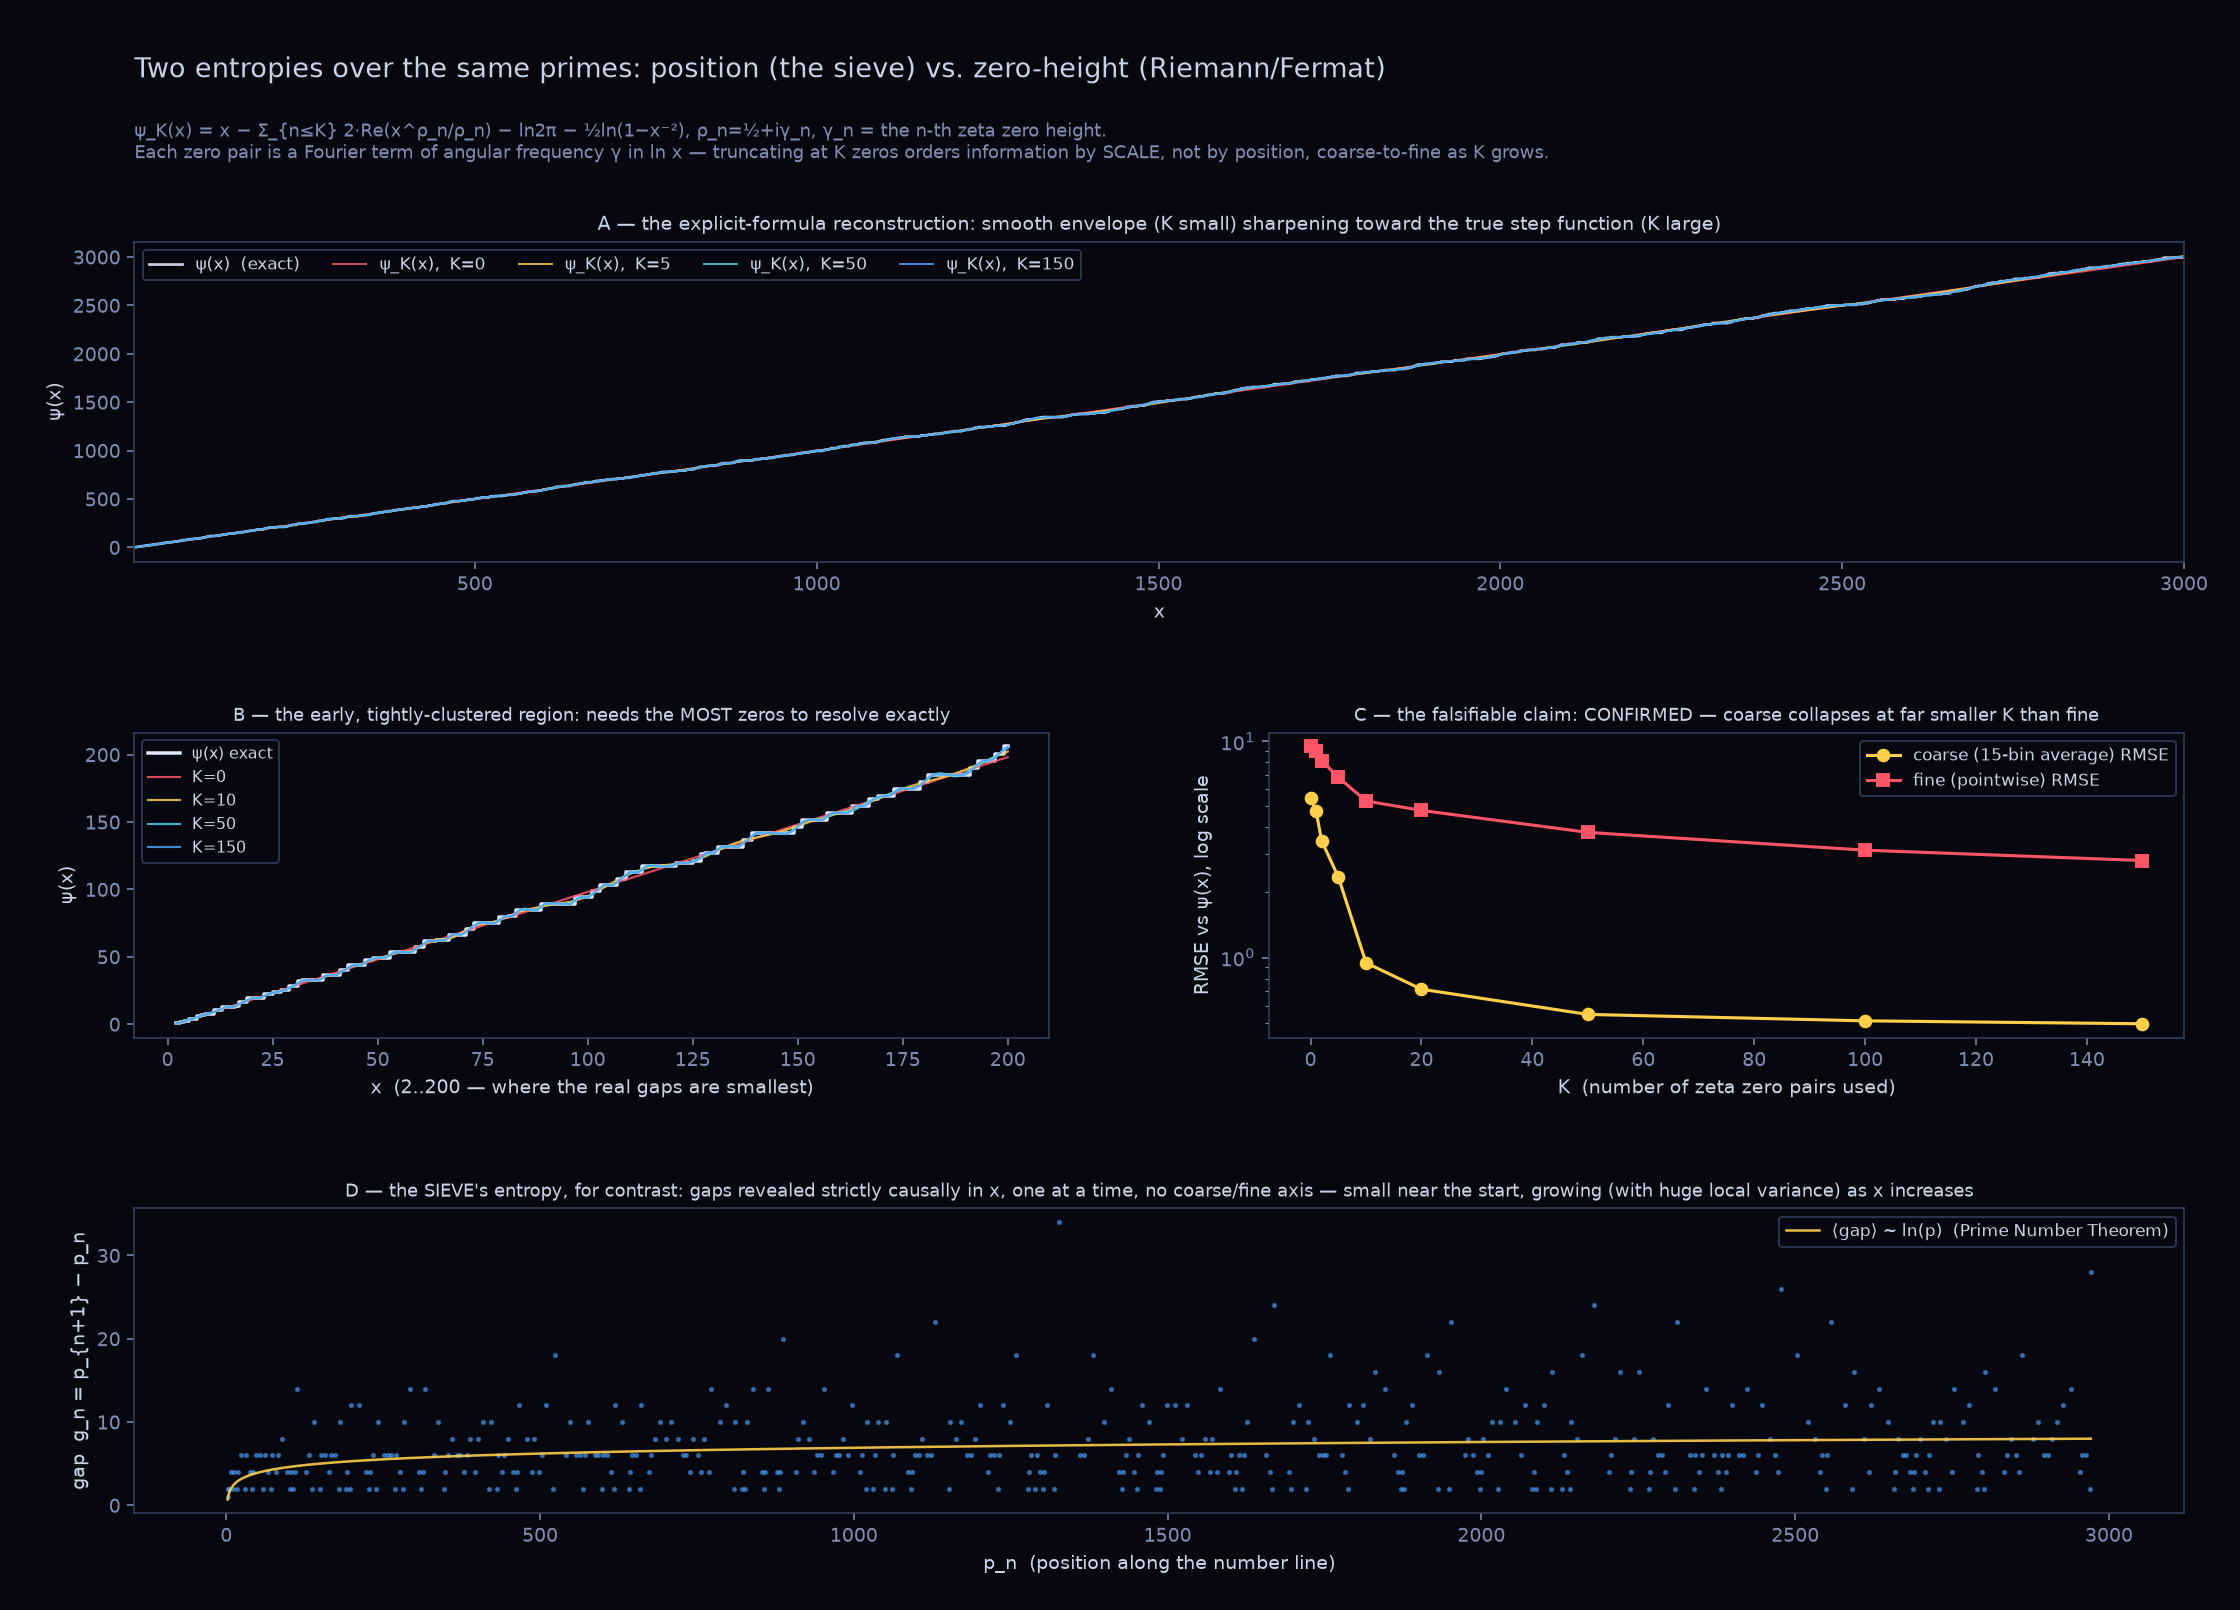

Reproduce this figure in Python.
#!/usr/bin/env python3
"""
fermat_riemann_entropy.py — two different entropies over the same primes
=========================================================================

Cody, 2026-09-13: Fermat's factor-structure (the composites, the spaces
BETWEEN the primes) looked at "from across the boundary" (σ ↔ 1−σ, the
functional equation) by Riemann's zeta zeros, top-down — the claim is that
this exposes the GREATEST gaps first and only sharpens to the small, early
gaps as more zero-content is added; a claim this file makes FALSIFIABLE
rather than argued.

THE MECHANISM (not an analogy — the literal explicit formula):

    ψ(x) = x − Σ_ρ x^ρ/ρ − ln(2π) − ½ln(1−x⁻²)          (von Mangoldt/Riemann)

Pair each zero ρ=½+iγ with its conjugate 1−ρ̄ (required for convergence —
this sum is only conditionally convergent) and the pair collapses to

    2·Re(x^ρ/ρ) = (2/|ρ|)·√x·cos(γ·ln x − arg ρ)

— a literal Fourier term in ln x with ANGULAR FREQUENCY γ. Truncating the
sum at the first K zeros (ordered by |γ|, the only way the sum is ever
computed) is therefore exactly a low-pass reconstruction: γ is the axis
"top-down" moves along, and it is ORTHOGONAL to x — each new zero refines
the WHOLE range at once, unlike a sieve, which reveals gap information
strictly causally in x and never revisits a range once past it.

THE FALSIFIABLE CLAIM: if low-|γ| zeros really do carry coarse (large-
scale, "greatest spaces") structure and only high-|γ| zeros carry fine
(small-scale, individual-gap) structure, then a COARSE-GRAINED error
against the true ψ(x) should collapse at much smaller K than a
FINE-GRAINED (pointwise) error does. If both collapse at the same rate,
the claim is false — the zeros carry uniform, scale-blind information and
"top-down" is not a meaningful direction. Panel C measures exactly this,
with no interpretation baked in before the numbers come back.

Panel D is the OTHER entropy for contrast: the sieve's own reveal of gap
structure — strictly positional, strictly causal in x, no coarse/fine axis
at all. The two panels are not the same kind of plot on purpose.

Zeros: mpmath.zetazero(n), arbitrary precision, cached to
fermat_riemann_zeros_cache.json (repeat runs skip the ~20s/100-zero cost).
Output: render/fermat_riemann_entropy.png
"""
import os
import json
import math
import time
import numpy as np
import matplotlib
matplotlib.use('Agg')
import matplotlib.pyplot as plt

_HERE = os.path.dirname(os.path.abspath(__file__))
BG = '#07070f'; FG = '#c9d3e6'; GREY = '#7f8db0'
BLUE = '#4aa3ff'; RED = '#ff5566'; GOLD = '#ffcf4a'; SILVER = '#dfe6ff'
CY = '#49d0e0'
plt.rcParams.update({
    'figure.facecolor': BG, 'axes.facecolor': BG, 'savefig.facecolor': BG,
    'text.color': FG, 'axes.edgecolor': '#33405e', 'axes.labelcolor': FG,
    'xtick.color': GREY, 'ytick.color': GREY, 'font.size': 10,
})

X_MAX = 3000
K_LIST = [0, 1, 2, 5, 10, 20, 50, 100, 150]
ZERO_CACHE = os.path.join(_HERE, 'fermat_riemann_zeros_cache.json')


def spf_sieve(n):
    s = list(range(n + 1))
    for i in range(2, int(n ** 0.5) + 1):
        if s[i] == i:
            for j in range(i * i, n + 1, i):
                if s[j] == j:
                    s[j] = i
    return s


def psi_exact(n_max, spf):
    """von Mangoldt sum, exact, for every integer x up to n_max — one pass."""
    psi = np.zeros(n_max + 1)
    run = 0.0
    for x in range(2, n_max + 1):
        # is x a prime power p^k?  (spf gives the smallest prime factor)
        p = spf[x]
        y = x
        while y % p == 0:
            y //= p
        if y == 1:                        # x IS p^k for some k
            run += math.log(p)
        psi[x] = run
    return psi


def get_zeros(k_max):
    if os.path.exists(ZERO_CACHE):
        with open(ZERO_CACHE) as f:
            cached = json.load(f)
        if len(cached) >= k_max:
            return cached[:k_max]
    import mpmath
    mpmath.mp.dps = 20
    print(f'  computing {k_max} zeta zeros (mpmath.zetazero) — cached after this…')
    t0 = time.time()
    gammas = [float(mpmath.zetazero(n).imag) for n in range(1, k_max + 1)]
    print(f'  done in {time.time()-t0:.1f}s')
    with open(ZERO_CACHE, 'w') as f:
        json.dump(gammas, f)
    return gammas


def psi_K(xs, gammas, K):
    xs = np.asarray(xs, dtype=float)
    lnx = np.log(xs)
    sqrtx = np.sqrt(xs)
    s = xs.copy()
    for g in gammas[:K]:
        rho = complex(0.5, g)
        # 2*Re(x^rho / rho), x^rho = sqrt(x) * exp(i*g*lnx)
        c, sgn = np.cos(g * lnx), np.sin(g * lnx)
        xrho_re = sqrtx * c
        xrho_im = sqrtx * sgn
        # (xrho)/rho, rho = 0.5 + i g  ->  divide complex by complex
        denom = 0.25 + g * g
        term_re = (xrho_re * 0.5 + xrho_im * g) / denom
        s -= 2.0 * term_re
    s -= math.log(2 * math.pi)
    s -= 0.5 * np.log(np.maximum(1 - xs ** -2, 1e-300))
    return s


def main():
    print(f'sieving psi_exact up to {X_MAX}…')
    spf = spf_sieve(X_MAX)
    is_prime = [i > 1 and spf[i] == i for i in range(X_MAX + 1)]
    psi_true_int = psi_exact(X_MAX, spf)

    K_max = max(K_LIST)
    gammas = get_zeros(K_max)

    xs = np.arange(2, X_MAX + 1, dtype=float)
    psi_true = psi_true_int[2:]

    curves = {K: psi_K(xs, gammas, K) for K in K_LIST}

    # ── coarse vs fine residual, per K ──────────────────────────────────
    n_bins = 15
    bin_edges = np.linspace(2, X_MAX, n_bins + 1)
    bin_idx = np.clip(np.digitize(xs, bin_edges) - 1, 0, n_bins - 1)

    coarse_rmse, fine_rmse = [], []
    for K in K_LIST:
        d = curves[K] - psi_true
        fine_rmse.append(float(np.sqrt(np.mean(d ** 2))))
        bin_true = np.array([psi_true[bin_idx == b].mean() for b in range(n_bins)])
        bin_K = np.array([curves[K][bin_idx == b].mean() for b in range(n_bins)])
        coarse_rmse.append(float(np.sqrt(np.mean((bin_K - bin_true) ** 2))))

    # the falsifiable numbers: K at which each metric first drops under
    # 10% of its own K=0 value
    def half_life(series):
        target = series[0] * 0.10
        for K, v in zip(K_LIST, series):
            if v <= target:
                return K
        return None
    k_coarse_10pct = half_life(coarse_rmse)
    k_fine_10pct = half_life(fine_rmse)

    # ── prime gaps, positionally (the sieve's own entropy) ──────────────
    primes = [i for i in range(2, X_MAX + 1) if is_prime[i]]
    gaps = np.diff(primes)
    gap_n = primes[:-1]

    # ══════════════════════════════════════════════════════════════════
    fig = plt.figure(figsize=(16, 11.5))
    gs = fig.add_gridspec(3, 2, height_ratios=[1.05, 1.0, 1.0], hspace=0.55, wspace=0.24,
                          left=0.06, right=0.975, top=0.85, bottom=0.06)
    fig.suptitle('Two entropies over the same primes: position (the sieve) vs. zero-height (Riemann/Fermat)',
                 color=FG, fontsize=14, x=0.06, ha='left', y=0.965)
    fig.text(0.06, 0.925,
             'ψ_K(x) = x − Σ_{n≤K} 2·Re(x^ρ_n/ρ_n) − ln2π − ½ln(1−x⁻²), ρ_n=½+iγ_n, γ_n = the n-th zeta zero height.\n'
             'Each zero pair is a Fourier term of angular frequency γ in ln x — truncating at K zeros orders '
             'information by SCALE, not by position, coarse-to-fine as K grows.',
             color=GREY, fontsize=9, va='top')

    # A — psi_K(x) overlaid at a few K, vs the true step function
    axA = fig.add_subplot(gs[0, :])
    axA.plot(xs, psi_true, color=SILVER, lw=1.4, alpha=0.9, label='ψ(x)  (exact)')
    for K, col in zip((0, 5, 50, 150), (RED, GOLD, CY, BLUE)):
        axA.plot(xs, curves[K], color=col, lw=1.0, alpha=0.85, label=f'ψ_K(x),  K={K}')
    axA.set_xlim(2, X_MAX)
    axA.set_xlabel('x'); axA.set_ylabel('ψ(x)')
    axA.legend(fontsize=8.5, facecolor=BG, edgecolor='#33405e', labelcolor=FG, ncol=5, loc='upper left')
    axA.set_title('A — the explicit-formula reconstruction: smooth envelope (K small) sharpening '
                  'toward the true step function (K large)', color=FG, fontsize=10)

    # B — zoomed window, small x (where real gaps are smallest / most clustered)
    axB = fig.add_subplot(gs[1, 0])
    zoom = xs <= 200
    axB.plot(xs[zoom], psi_true[zoom], color=SILVER, lw=1.8, label='ψ(x) exact', drawstyle='steps-post')
    for K, col in zip((0, 10, 50, 150), (RED, GOLD, CY, BLUE)):
        axB.plot(xs[zoom], curves[K][zoom], color=col, lw=1.1, alpha=0.85, label=f'K={K}')
    axB.set_xlabel('x  (2..200 — where the real gaps are smallest)'); axB.set_ylabel('ψ(x)')
    axB.legend(fontsize=8, facecolor=BG, edgecolor='#33405e', labelcolor=FG)
    axB.set_title('B — the early, tightly-clustered region: needs the MOST zeros to resolve exactly',
                  color=FG, fontsize=9.5)

    # C — the falsifiable measurement: coarse vs fine RMSE vs K
    axC = fig.add_subplot(gs[1, 1])
    axC.semilogy(K_LIST, coarse_rmse, 'o-', color=GOLD, lw=1.6, label='coarse (15-bin average) RMSE')
    axC.semilogy(K_LIST, fine_rmse, 's-', color=RED, lw=1.6, label='fine (pointwise) RMSE')
    axC.set_xlabel('K  (number of zeta zero pairs used)'); axC.set_ylabel('RMSE vs ψ(x), log scale')
    axC.legend(fontsize=8.5, facecolor=BG, edgecolor='#33405e', labelcolor=FG)
    verdict = ('CONFIRMED — coarse collapses at far smaller K than fine'
              if (k_coarse_10pct is not None and (k_fine_10pct is None or k_coarse_10pct < k_fine_10pct))
              else 'NOT CONFIRMED on this range/K — see console')
    axC.set_title(f'C — the falsifiable claim: {verdict}', color=FG, fontsize=9.5)

    # D — the OTHER entropy: the sieve's positional reveal of gaps
    axD = fig.add_subplot(gs[2, :])
    axD.scatter(gap_n, gaps, s=3, color=BLUE, alpha=0.5)
    # average trend ~ ln(p), the PNT prediction, overlaid
    trend_x = np.array(gap_n, dtype=float)
    axD.plot(trend_x, np.log(trend_x), color=GOLD, lw=1.3, alpha=0.9,
            label='⟨gap⟩ ~ ln(p)  (Prime Number Theorem)')
    axD.set_xlabel('p_n  (position along the number line)'); axD.set_ylabel('gap  g_n = p_{n+1} − p_n')
    axD.legend(fontsize=8.5, facecolor=BG, edgecolor='#33405e', labelcolor=FG)
    axD.set_title('D — the SIEVE\'s entropy, for contrast: gaps revealed strictly causally in x, '
                  'one at a time, no coarse/fine axis — small near the start, growing (with huge local '
                  'variance) as x increases', color=FG, fontsize=9.5)

    out = os.path.join(_HERE, 'fermat_riemann_entropy.png')
    fig.savefig(out, dpi=140); plt.close(fig)

    print(f'\n{"K":>5}  {"coarse RMSE":>12}  {"fine RMSE":>12}')
    for K, c, fi in zip(K_LIST, coarse_rmse, fine_rmse):
        print(f'{K:>5}  {c:>12.4f}  {fi:>12.4f}')
    print(f'\ncoarse RMSE drops to 10% of its K=0 value at K = {k_coarse_10pct}')
    print(f'fine   RMSE drops to 10% of its K=0 value at K = {k_fine_10pct}')
    print(f'\nVERDICT: {verdict}')
    print('\n  written:', os.path.relpath(out, os.path.dirname(_HERE)))


if __name__ == '__main__':
    main()
